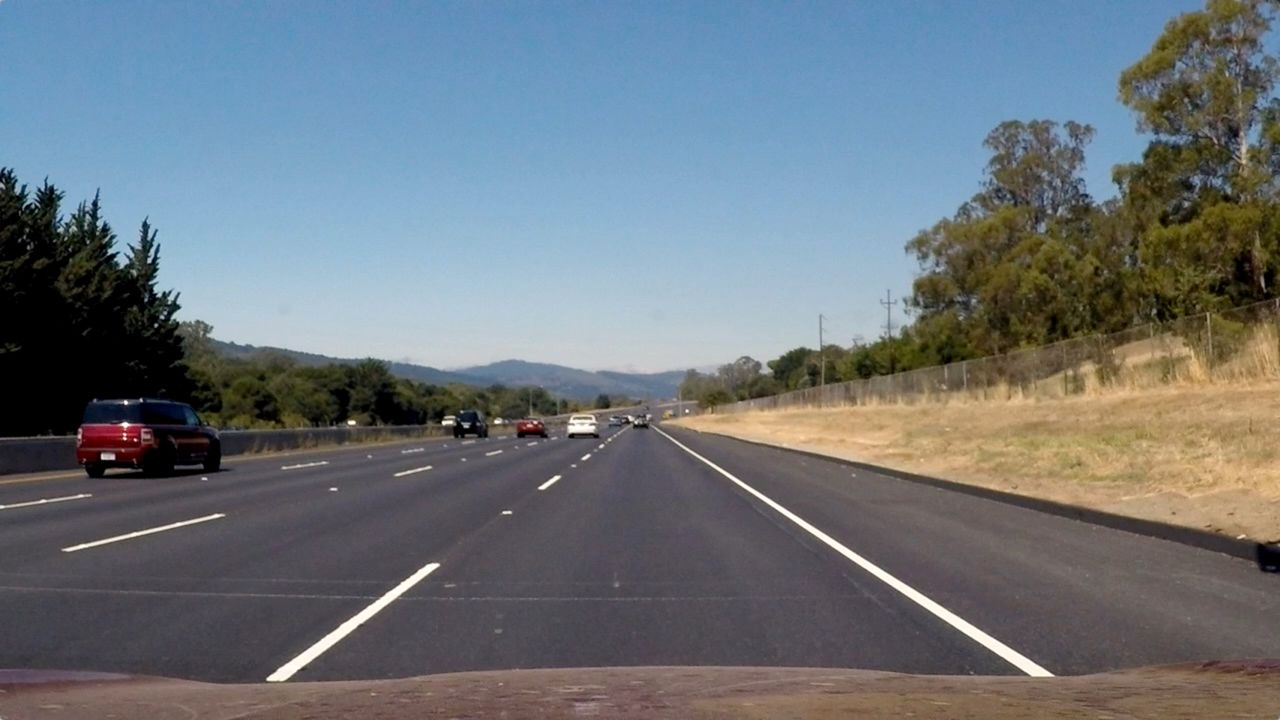
#> input picture Projekt/Projekt_Spurerkennung_v8/img/Udacity/image002.jpg, 1280 x 720 px
$ jupyter execute Projekt_Spurerkennung_Dokumentation.ipynb
#> lines starting #> are read from the running program, lines starting #| are printed output that depends on the picture; after the words box and inside, x2 and y2 are one past the last pixel; in counts of white or black regions, pixels touching at a corner belong together
# Mindestanforderungen
- Allgemeines: Die Verarbeitung von Bildern muss in Echtzeit stattfinden --> Ziel: > 20 FPS für reine Verarbeitung ohne Anzeige)  Prozessor, Grafikkarte, Arbeitsspeicher
- Allgemeines: Beschleunigen Sie die Verarbeitung durch weitere Maßnahmen (bspw. Erkennung der Spurmarkierung in den ersten Frames, Tracking der Spurmarkierung in weiteren Frames solange, bis sich Spurmarkierungspositionen zu stark ändern)  mind. eine Maßnahme im Projekt verwenden
- Allgemeines: relevante Spurmarkierungen werden in den Udacity-Bildern und im Video „project_video“ durchgehend erkannt
* * *
Imports

[cell 1]
import cv2 as cv
from matplotlib import pyplot as plt
import numpy as np
import os
import glob

## Segmentierung des Bildes
 schränken Sie das Bild auf den Bereich ein, in dem sich die Spurmarkierungen befinden

[cell 2]
# TODO: Implementieren Sie hier Ihre Lösung für die Segmentierung des Bildes
# Lade das Bild
image = cv.imread('img/Udacity/image002.jpg')
#> image is the input picture: shape (720, 1280, 3); mean B, G, R 122.9, 116.6, 108.7

# Definiere den Bereich für den Himmel und die Büsche (als Beispiel)
lower_blue = np.array([90, 80, 80])  # Untere Grenze für Blautöne
upper_blue = np.array([130, 255, 255])  # Obere Grenze für Blautöne

# Wandle das Bild in den HSV-Farbraum um
hsv = cv.cvtColor(image, cv.COLOR_BGR2HSV)
#> hsv: shape (720, 1280, 3); mean H, S, V 81, 72.5, 135.7

# Erstelle eine Maske, um den Bereich außerhalb des gewünschten Bereichs zu maskieren
mask = cv.inRange(hsv, lower_blue, upper_blue)
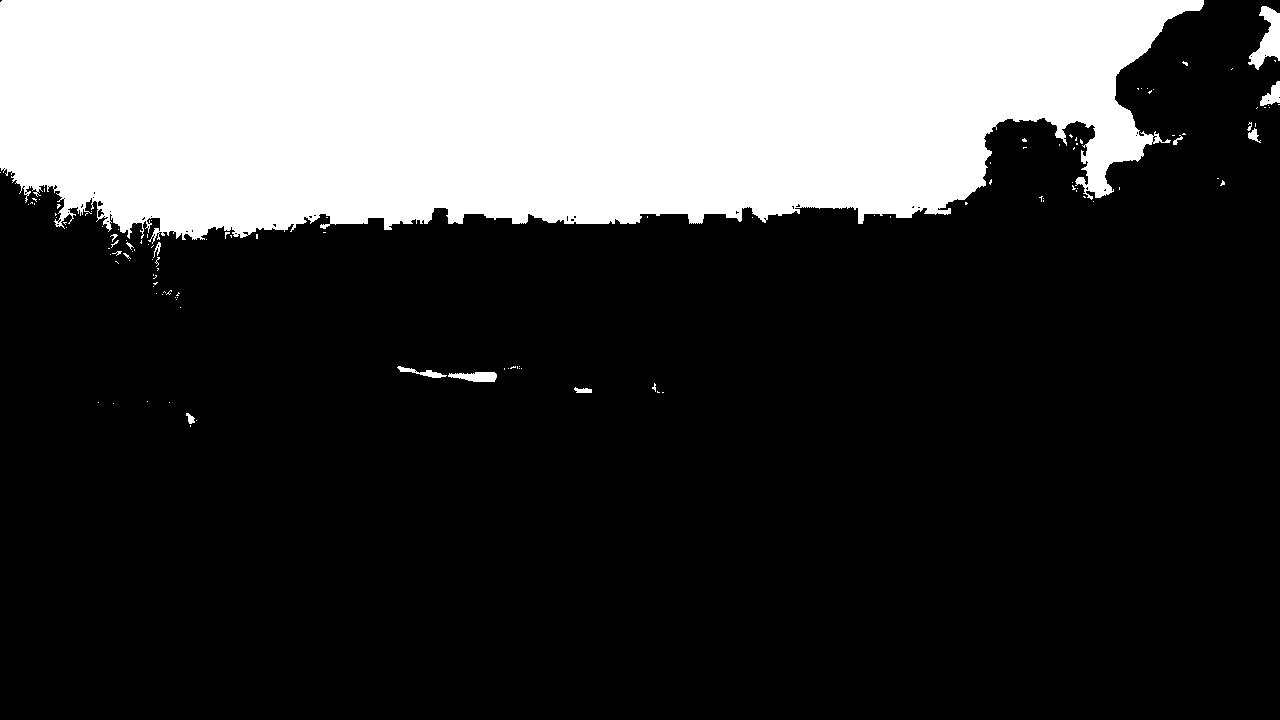
#> mask: shape (720, 1280); 26% white; 125 white regions (112 under 20 px), largest, box (x1, y1, x2, y2) and area: (0, 0, 1204, 244) 236547, (1248, 6, 1280, 70) 986, (448, 372, 497, 382) 359

# Wend die Maske auf das ursprüngliche Bild an
result = cv.bitwise_and(image, image, mask=mask)
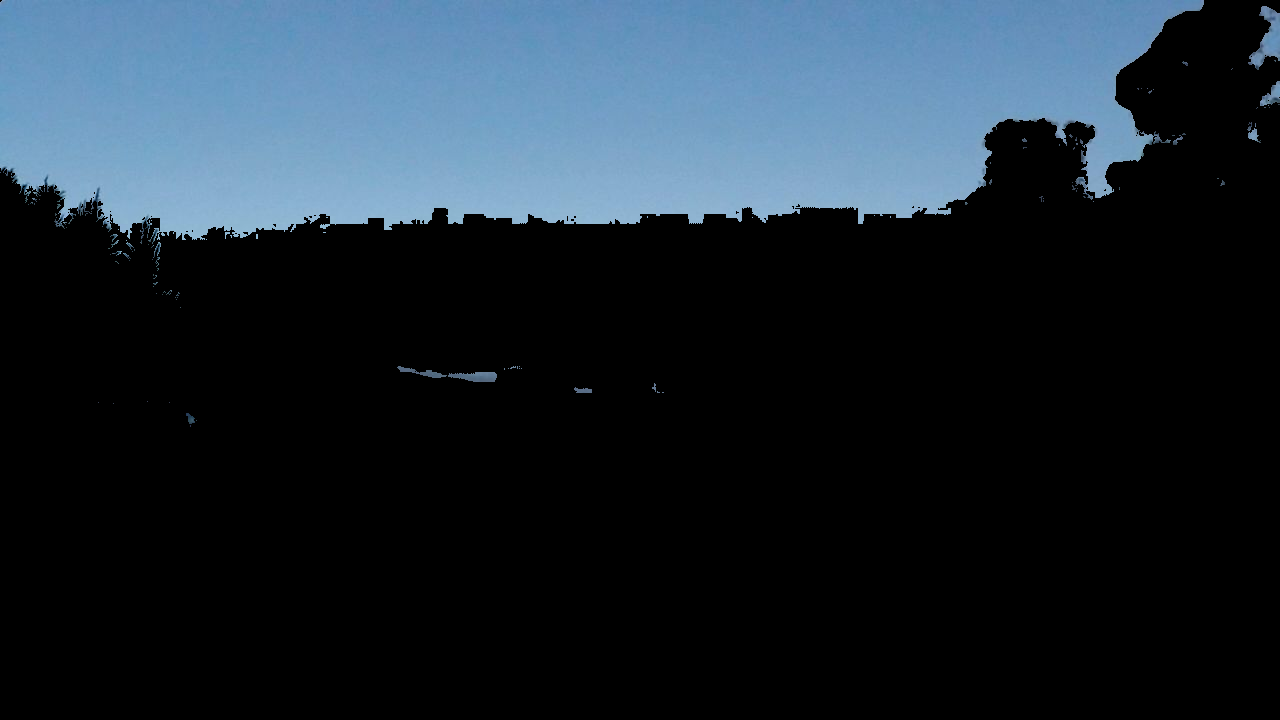
#> result: shape (720, 1280, 3); mean B, G, R 50.6, 40.9, 29.5

# Zeige das Ergebnisbild
cv.imshow('Result', result)

## Vorverarbeitung
Führen Sie eine Kamerakalibrierung (für Udacity-Bildquellen) und die Perspektivtransformation durch

[cell 3]
# termination criteria
criteria = (cv.TERM_CRITERIA_EPS + cv.TERM_CRITERIA_MAX_ITER, 30, 0.001)
# prepare object points, like (0,0,0), (1,0,0), (2,0,0) ....,(6,5,0)
objp = np.zeros((6*7,3), np.float32)
objp[:,:2] = np.mgrid[0:7,0:6].T.reshape(-1,2)
# Arrays to store object points and image points from all the images.
objpoints = [] # 3d point in real world space
imgpoints = [] # 2d points in image plane.
result_images = []
images = glob.glob('./img/Udacity/calib/*.jpg')
for fname in images:
    print("Kalibriere Bild:" + fname)
    img = cv.imread(fname)
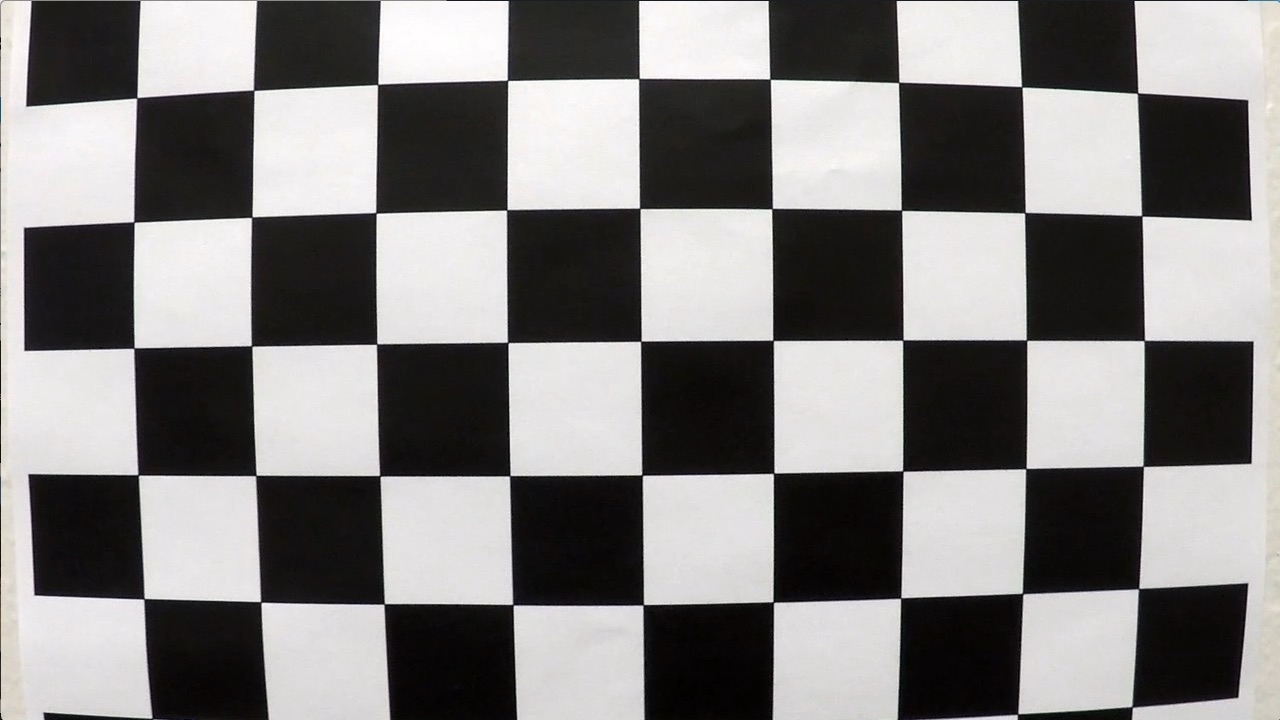
#> input picture Projekt/Projekt_Spurerkennung_v8/img/Udacity/calib/calibration1.jpg, 1280 x 720 px
#> img is the input picture: shape (720, 1280, 3); mean B, G, R 127.8, 128.4, 130.1
    gray = cv.cvtColor(img, cv.COLOR_BGR2GRAY)
    # Find the chess board corners
    ret, corners = cv.findChessboardCorners(gray, (7,6), None)
#> ret = False; corners = None
    # If found, add object points, image points (after refining them)
    if ret:
        objpoints.append(objp)
        corners2 = cv.cornerSubPix(gray,corners, (11,11), (-1,-1), criteria)
        imgpoints.append(corners)
        # Draw and display the corners
        cv.drawChessboardCorners(img, (7,6), corners2, ret)
        result_images.append(img)
        print("Kalibrierungspunkte gefunden: " + str(ret))
    else:
        print("Keine Kalibrierungspunkte gefunden")

for img in result_images:
    plt.figure()
    plt.title('Kalibrierungsbild')
    plt.imshow(cv.cvtColor(img, cv.COLOR_BGR2RGB))
    plt.show()

# ToDo: weitere Kalibration in https://docs.opencv.org/4.5.3/dc/dbb/tutorial_py_calibration.html
